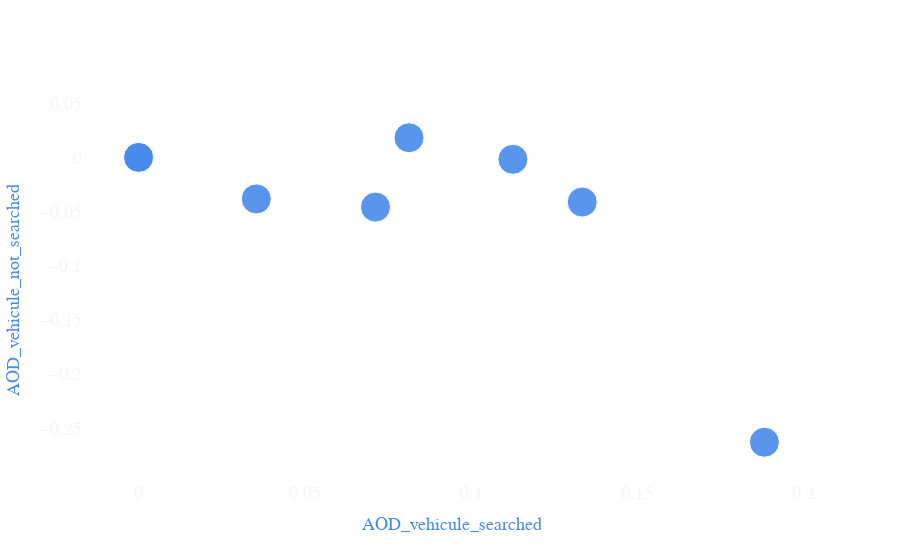

The notebook cell this image was saved under:
### Code cell
# AOD
# AOD_vehicule_searched 	AOD_vehicule_not_searched 	search_vehicle_w 	search_vehicle_m 	AOD_searched_
fig = go.Figure()


marker_var =dict(
        color=['#478AEC',"#478AEC","#478AEC","#478AEC","#478AEC","#478AEC","#478AEC","#478AEC"],
        opacity=[0.9],
    )
marker_var2 =dict(
        color=['#EF383B','#EF383B'],
        opacity=[0.8,0.8],
    )
marker_var3 =dict(
        color=['#002E79'],
        opacity=[0.8],
    )
marker_var4 =dict(
        color=['#E76A40'],
        opacity=[0.8],
    )
#"search_rate_arrest_m","search_rate_arrest_f", "search_rate_contreband_m","search_rate_contreband_f"
#for i in range(3):
fig.add_trace(go.Scatter(x=df["AOD_vehicule_searched"], y=df["AOD_vehicule_not_searched"],mode='markers', marker=marker_var ,name="", marker_size=[30,30,30,30,30,30,30,30],text=list_name_print))
    #fig.add_trace(go.Scatter(x=df["search_rate_contraband_m"][i], y=df["search_rate_contraband_f"][i],mode='markers', marker=marker_var2 ,name="find contraband ["+list_name[i]+"]", marker_size=[30,30],text=['<br>search_person', '<br>search_vehicle']))
    
color = "#478AEC"

fig.update_layout(
        font = dict(size=18, family='Courier', color="#F5F5F5"),
        paper_bgcolor='rgba(0,0,0,0)',
        plot_bgcolor='rgba(0,0,0,0)',
        autosize=True,

        dragmode = False,
    )


fig.update_xaxes(gridcolor = 'rgba(25, 229, 229,0)',title_font = dict(size=18, color=color),zeroline=False)
fig.update_yaxes(gridcolor = 'rgba(255, 229, 229,0)',title_font = dict(size=18, color=color),zeroline=True)
fig.update_xaxes(title_text='AOD_vehicule_searched')
fig.update_yaxes(title_text='AOD_vehicule_not_searched')
fig.show()
pio.write_html(fig, file='AOD_vehicule.html', auto_open=True)

### Figure 1 — Plotly figure (JSON) as saved in the notebook; plotly's stock layout.template omitted (floating-point values rounded to 4 significant figures)
{"data": [{"marker": {"color": ["#478AEC", "#478AEC", "#478AEC", "#478AEC", "#478AEC", "#478AEC", "#478AEC", "#478AEC"], "opacity": [0.9], "size": [30, 30, 30, 30, 30, 30, 30, 30]}, "mode": "markers", "name": "", "text": ["Austin, TX", "Charlotte, NC", "Greensboro, NC", "Maryland", "Nashville, TN", "New Orleans, LA", "Raleigh, NC", "San diego, CA"], "type": "scatter", "x": [0.1126, 0.07126, 0.08132, 0.1334, 0, 0, 0.0354, 0.1882], "y": [-0.001783, -0.04584, 0.01814, -0.04121, 0, 0, -0.03831, -0.2629]}], "layout": {"autosize": true, "dragmode": false, "font": {"color": "#F5F5F5", "family": "Courier", "size": 18}, "paper_bgcolor": "rgba(0, 0, 0, 0)", "plot_bgcolor": "rgba(0, 0, 0, 0)", "xaxis": {"autorange": true, "gridcolor": "rgba(25, 229, 229,0)", "range": [-0.01793, 0.2062], "title": {"font": {"color": "#478AEC", "size": 18}, "text": "AOD_vehicule_searched"}, "type": "linear", "zeroline": false}, "yaxis": {"autorange": true, "gridcolor": "rgba(255, 229, 229,0)", "range": [-0.307, 0.06225], "title": {"font": {"color": "#478AEC", "size": 18}, "text": "AOD_vehicule_not_searched"}, "type": "linear", "zeroline": true}}}
